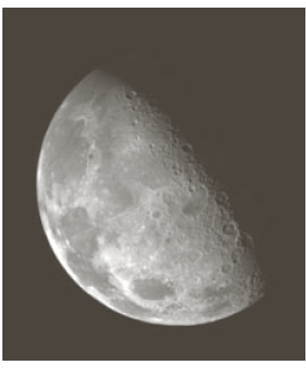
//> input picture Assignment/Assignment3/build/moon.png, 306 x 370 px
$ ./22200034   (built with g++ and OpenCV 4)
//> lines starting //> are read from the running program, lines starting //| are printed output that depends on the picture; after the words box and inside, x2 and y2 are one past the last pixel; in counts of white or black regions, pixels touching at a corner belong together
#include <opencv2/opencv.hpp>
#include <iostream>

using namespace std;
using namespace cv;

int main() {
    Mat moon = imread("moon.png", 0);
//> moon: 370 rows x 306 cols, CV_8UC1; min 39, max 255, mean 109.2
    Mat total;
    Mat copied;
    Mat copied2;
    Mat mask = Mat::zeros(moon.size(), moon.type());
    Mat mask2 = Mat::zeros(moon.size(), moon.type());

    Mat blur_filter;
    Mat unsharp_mask;
    Mat sharpening_filter;

    blur(moon, blur_filter, Size(3, 3));
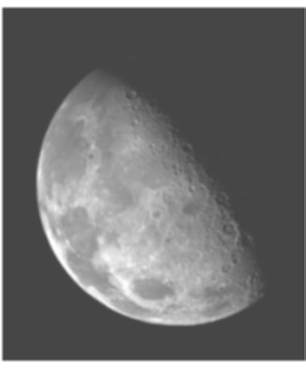
//> blur_filter: 370 rows x 306 cols, CV_8UC1; min 60, max 255, mean 109
    unsharp_mask = moon - blur_filter;
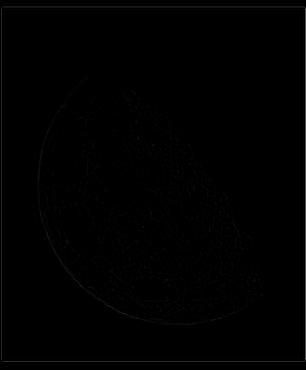
//> unsharp_mask: 370 rows x 306 cols, CV_8UC1; min 0, max 86, mean 1
    sharpening_filter = moon + 2.5 * unsharp_mask;

    Rect rect_left = Rect(0, 0, moon.size().width / 2, moon.size().height);
//> rect_left = Rect(0, 0, 153, 370)
    rectangle(mask, rect_left, Scalar(255, 255, 255), -1, 8, 0);
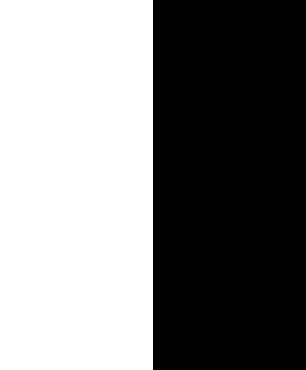
//> mask: 370 rows x 306 cols, CV_8UC1; 50% white; 1 white region, box (x1, y1, x2, y2) and area: (0, 0, 153, 370) 56610
    moon.copyTo(copied, mask);
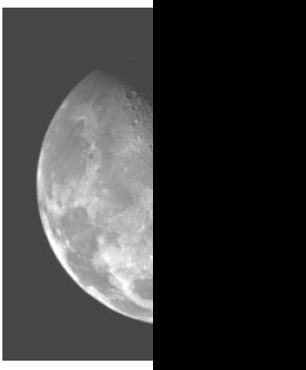
//> copied: 370 rows x 306 cols, CV_8UC1; min 0, max 255, mean 60.1

    Rect rect_right = Rect(moon.size().width / 2, 0, moon.size().width / 2, moon.size().height);
//> rect_right = Rect(153, 0, 153, 370)
    rectangle(mask2, rect_right, Scalar(255, 255, 255), -1, 8, 0);
//> mask2: 370 rows x 306 cols, CV_8UC1; 50% white; 1 white region, box (x1, y1, x2, y2) and area: (153, 0, 306, 370) 56610
    sharpening_filter.copyTo(copied2, mask2);
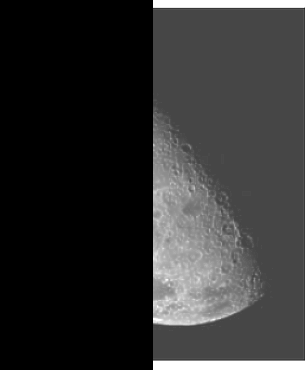
//> copied2: 370 rows x 306 cols, CV_8UC1; min 0, max 255, mean 49.8

    total = copied + copied2;

    imshow("moon", moon);
    imshow("moon_filtered", total);

    Mat saltpepper = imread("saltpepper.png", 0);
//> saltpepper.png cannot be read in this run, so this picture is empty
    Mat median_filter;
    mask = Mat::zeros(saltpepper.size(), saltpepper.type());
    mask2 = Mat::zeros(saltpepper.size(), saltpepper.type());

//> (the run ends here: the program stops with an error, at `medianBlur(saltpepper, median_filter, 9);`)
